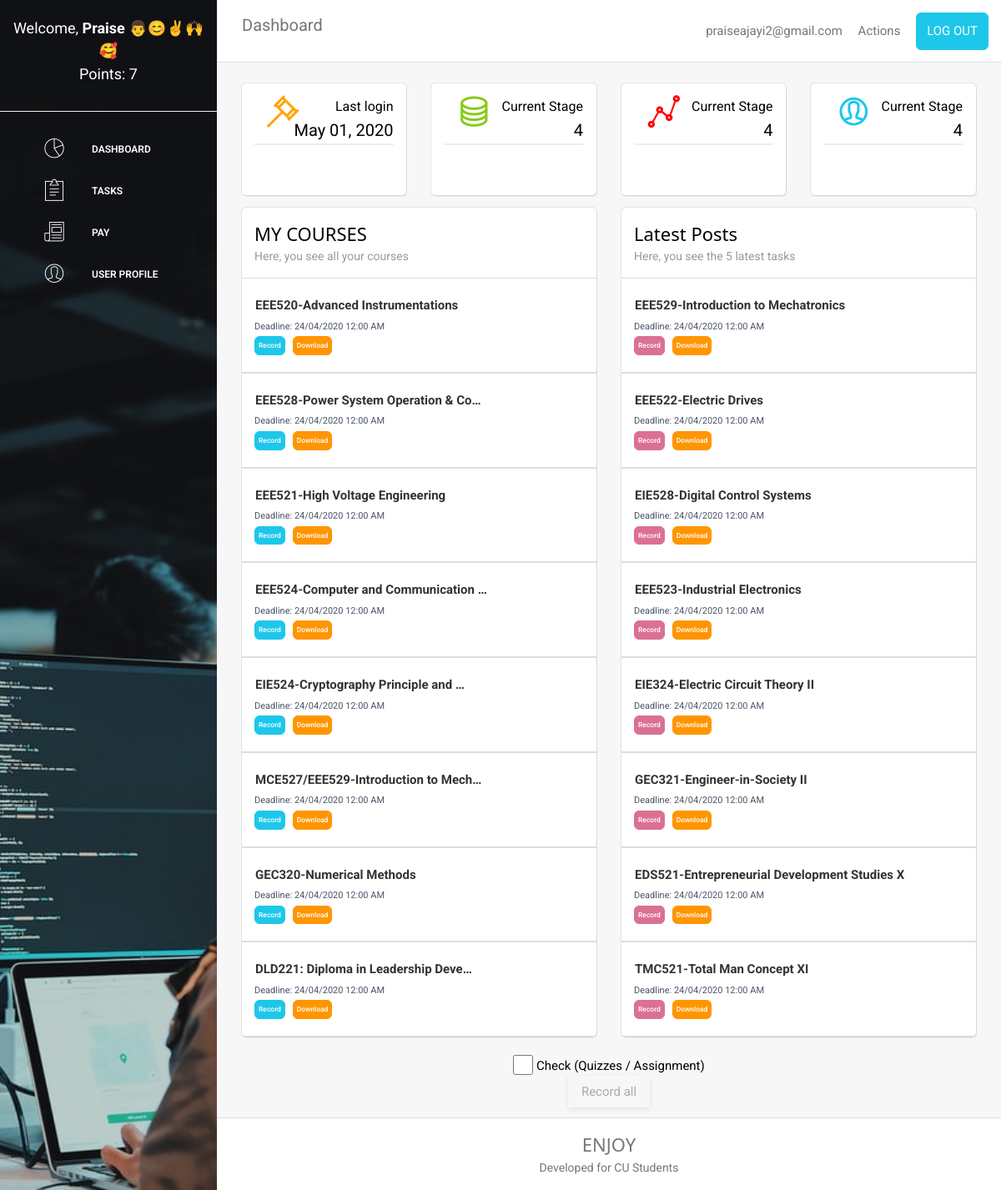
/student (signed in), run on an earlier commit of the app's database.
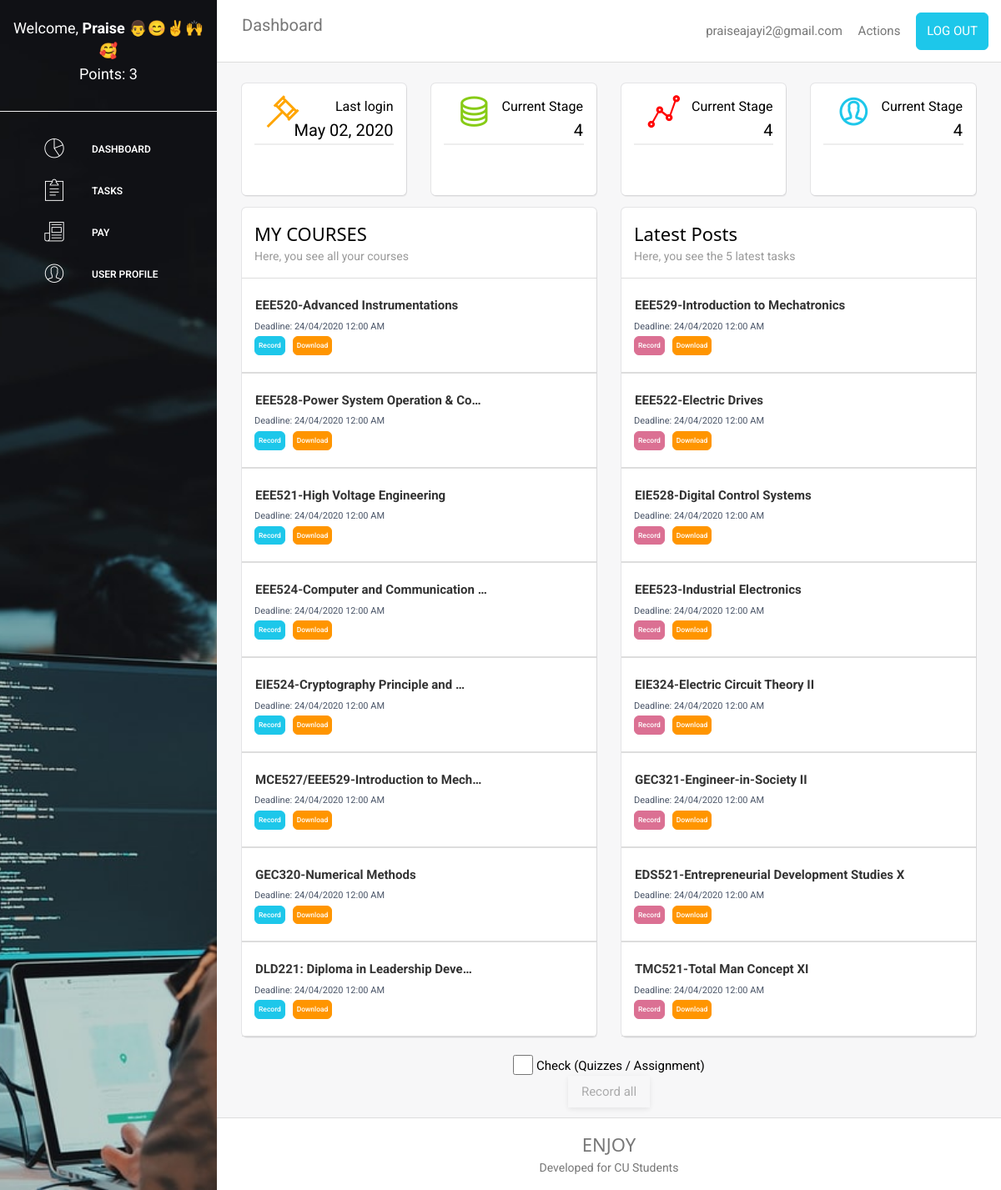
And on a later commit of the database.
### scraper/models.py (models this page shows, shortened)
class User(AbstractUser):
    username = models.CharField(max_length=20, unique=False)
    email = models.EmailField(_('email address'), unique=True)
    USERNAME_FIELD = 'email'
    REQUIRED_FIELDS = ["username"]
    objects = CustomUserManager()

class UserProfile(models.Model):
    BASIC = 'BC'
    BIG_BOSS = 'BB'
    NONE = "NN"
    CHOICE_PLAN = [(BASIC, "BASIC"), (BIG_BOSS, "BIG BOSS"), (NONE,"NONE")]
    user = models.OneToOneField(User, on_delete=models.CASCADE)
    points = models.IntegerField(default=1)
    paid = models.BooleanField(default=False)
    plan = models.CharField(max_length=2, choices=CHOICE_PLAN, default=NONE)

class Course(models.Model):
    user = models.ForeignKey(User, on_delete=models.CASCADE)
    course_name = models.CharField(max_length=80)
    course_url = models.URLField(max_length=1500)
    refresh_time = models.DateTimeField(default=timezone.now)

### scraper/views.py (the view)
# urls.py: path("student", views.student, name="student"),
@login_required()
def student(request):
    user = request.user
    if request.POST:
        form = MoodleDetailsForm(request.POST)
        if form.is_valid():
            username = form.cleaned_data["matric_num"]
            password = form.cleaned_data["password"]
            context = {}
            try:
                MoodleDetails.objects.get(user=user)
            except MoodleDetails.DoesNotExist:
                MoodleDetails.objects.create(user=user, username=username, password=password)
                person, error = create_session(request)
                if "invalid" in error:
                    print(f"Invalid login : {error}" )
                    context["error"] = error
                    return render(request, "scraper/student.html", context)
                details = person.get_course_links()
                for index in range(0, len(details), 2):
                    Course.objects.create(user=user, course_name=details[index+1], course_url=details[index])
    else:
        form = MoodleDetailsForm()
    user_courses = Course.objects.filter(user=user)
    user_course_one = [course for course in user_courses[::2]]
    user_course_two = [course for course in user_courses[1::2]]
    last_login = user.last_login.strftime("%b %d, %Y")
    context = {
        "course_one":user_course_one,
        "course_two":user_course_two,
        "user": user,
        "form":form,
        "last_login":last_login,
    }
    return render(request, "scraper/student.html", context)

### scraper/forms.py
class MoodleDetailsForm(forms.ModelForm):
    matric_num = forms.CharField(widget=forms.TextInput(attrs={'class': "w3-input w3-border w3-margin-bottom w3-round", "placeholder":"Matric Number"}))
    password = forms.CharField(widget=forms.PasswordInput(attrs={"class":"w3-input w3-border w3-round","placeholder":"Password"}))
    class Meta:
        model = MoodleDetails
        fields = ("matric_num", "password")

### templates/scraper/student.html (shortened to what this page needs)
{%extends "base.html"%}
{%load static%}
{%block content%}
<body>
    <div class="sidenav" id="sidenav">
        <div class="sidehead" id="sidehead1" style="color:white; text-align:center; padding:10px 15px;font-size:18px">
            <span>Welcome, <strong>{{user.username}} 👨😊✌🙌🥰</strong></span><br>
            <p>Points: {%if user.userprofile.paid %} Unlimited {%else %} {{user.userprofile.points}}{%endif%}</p>
        </div>
        <hr>
        <div class="sidehead" id="sidehead2">
            <ul>
                <li><a href="#" style="padding:10px 15px"><i class="pe-7s-graph"></i> DASHBOARD</a></li>
                <li><a href="#" style="padding:10px 15px"><i class="pe-7s-note2"></i>TASKS</a></li>
                <li class="pay"><a href="#" style="padding:10px 15px"><i class="pe-7s-news-paper"></i>PAY</a></li>
                <li><a href="#" style="padding:10px 15px"><i class="pe-7s-user"></i>USER PROFILE</a></li>
            </ul>
        </div>
    </div>
    <div class="main" id="main">
        <div class="navbar">
            <div class="row navelem">
                <div class="navtext quarter">Dashboard</div>
                <div class="othnav rest">
                    <ul style="margin:0; float: right;">
                        <li>{{user.email}}</li>
                        <li>Actions </li>
                        <li><button class="btn blue" onclick="location.href='{%url 'logout'%}'" type="submit">LOG
                                OUT</button> </li>
                    </ul>
                </div>
            </div>
        </div>
        <div class="mainblrbs">
            <div class="details row">
                <div class="row">
                    <div class="quarter">
                        <div class="blurbs pd15">
                            <div class="row" style="padding-bottom: 25px;">
                                <div class="md12">
                                    <div class="icon quarter"><i class="pe-7s-hammer"
                                            style="color:orange; font-size: 40px; font-weight: 700;"></i>
                                    </div>
                                    <div class="blb-text rest">
                                        <p style="font-size: 16px;">Last login</p>
                                        <p class="blurb-num">{{last_login}}</p>
                                    </div>
                                </div>
                                <hr>
                            </div>
                        </div>
                    </div>
                    <div class="quarter">
                        <div class="blurbs pd15">
                            <div class="row" style="padding-bottom: 25px;">
                                <div class="md12">
                                    <div class="icon quarter"><i class="pe-7s-server"
                                            style="color:#87cb16!important; font-size: 40px; font-weight: 700;"></i>
                                    </div>
                                    <div class="blb-text rest">
                                        <p style="font-size: 16px;">Current Stage</p>
                                        <p class="blurb-num">4</p>
                                    </div>
                                </div>
                                <hr>
                            </div>
                        </div>
                    </div>
                    <div class="quarter">
                        <div class="blurbs pd15">
                            <div class="row" style="padding-bottom: 25px;">
                                <div class="md12">
                                    <div class="icon quarter"><i class="pe-7s-graph1"
                                            style="color:red; font-size: 40px; font-weight: 700;"></i>
                                    </div>
                                    <div class="blb-text rest">
                                        <p style="font-size: 16px;">Current Stage</p>
                                        <p class="blurb-num">4</p>
                                    </div>
                                </div>
                                <hr>
                            </div>
                        </div>
                    </div>
                    <div class="quarter">
                        <div class="blurbs pd15">
                            <div class="row" style="padding-bottom: 25px;">
                                <div class="md12">
                                    <div class="icon quarter"><i class="pe-7s-user"
                                            style="color:#1dc7ea!important; font-size: 40px; font-weight: 700;"></i>
                                    </div>
                                    <div class="blb-text rest">
                                        <p style="font-size: 16px;">Current Stage</p>
                                        <p class="blurb-num">4</p>
                                    </div>
                                </div>
                                <hr>
                            </div>
                        </div>
                    </div>
                </div>
            </div>
            <div class="pstsk row">
                {%if course_one%}
                <div class="row">
                    <div class="half pd-l20">
                        <div class="blurbs">
                            <div class="header pd15">
                                <h4 style="font-weight: 300;">MY COURSES</h4>
                                <p style="font-size: 14px;">Here, you see all your courses</p>
                            </div>
                            <div class="tasklist">
                                <ul>
                                    {%for course in course_one%}
                                    <li>
                                        <div class="listitem">
                                            <p id="{{course.id}}" course-url="{%url 'one_course' course.id %}"
                                                style="font-size: 1em;">
                                                <strong>{{course.course_name |truncatechars:35}}</strong>
                                            </p>
                                            <small>Deadline: 24/04/2020 12:00 AM</small>
                                            <div>
                                                <button class="blue badges recBtn" type="button"
                                                    id="{{course.id}}">Record</button>
                                                <button class=" orange badges"
                                                    onclick="location.href='{%url 'download' course.id %}';"
                                                    type="button">Download</button>
                                            </div>
                                        </div>
                                    </li>
                                    {%endfor%}
                                </ul>
                            </div>
                        </div>
                    </div>
                    <div class="half pd-l20">
                        <div class="blurbs ">
                            <div class="header pd15">
                                <h4 style="font-weight: 300;">Latest Posts</h4>
                                <p style="font-size: 14px;">Here, you see the 5 latest tasks</p>
                            </div>
                            <div class="tasklist">
                                <ul>
                                    {%for course in course_two%}
                                    <li>
                                        <div class="listitem">
                                            <p id="{{course.id}}" course-url="{%url 'one_course' course.id %}"
                                                style="font-size: 1em;">
                                                <strong>{{course.course_name |truncatechars:55}}</strong>
                                            </p>
                                            <small class="d">Deadline: 24/04/2020 12:00 AM</small>
                                            <div>
                                                <button class="closed badges recBtn" id="{{course.id}}"
                                                    type="button">Record</button>
                                                <button class="orange badges dwnBtn" id="{{course.id}}"
                                                    type="button">Download</button>
                                            </div>
                                        </div>
                                    </li>
                                    {%endfor%}
                                </ul>
                            </div>
                        </div>
                    </div>
                </div>
                {%endif%}
            </div>
        </div>
        {%if course_one or course_two %}
        <div class="w3-center  w3-margin-top">
            <form action="{% url 'all_course'%}" method="POST" id="post-form">
                <input type="checkbox" id="check" name="check-quiz" class="w3-check"> Check (Quizzes /
                Assignment)<br>
                <div {%if not user.userprofile.paid %}class="tooltip" {%endif%}>
                    <input class="w3-button  w3-card" value="Record all" type="submit" {%if not user.userprofile.paid%}
                        disabled {%endif%}>
                </div>
            </form>
        </div>
        {%endif%}
        <div class="footer">
            <h4>ENJOY</h4>
            <p>Developed for CU Students</a></p>
        </div>
    </div>
</body>
{%endblock content%}

### templates/base.html (shortened to what this page needs)
{%load static%}
<!DOCTYPE html>
<html>
<head>
    <link rel="stylesheet" type="text/css" href="{% static 'css/w3.css'%}">
    <link rel="stylesheet" type="text/css" href="{% static 'css/style.css'%}">
    <link rel="stylesheet" href="{%static 'fonts/pe-icon-7-stroke/css/pe-icon-7-stroke.css'%}">
</head>
<body>
    {%block content%} {%endblock content%}
</body>
</html>

### scraper/static/css/w3.css (style rules this page uses)
*,*:before,*:after { box-sizing:inherit }
html { -ms-text-size-adjust:100%;-webkit-text-size-adjust:100% }
body { margin:0 }
a { background-color:transparent }
b,strong { font-weight:bolder }
small { font-size:80% }
hr { box-sizing:content-box;height:0;overflow:visible }
button,input,select,textarea,optgroup { font:inherit;margin:0 }
button,input { overflow:visible }
button,select { text-transform:none }
button,[type=button],[type=reset],[type=submit] { -webkit-appearance:button }
[type=checkbox],[type=radio] { padding:0 }
html,body { font-family:Verdana,sans-serif;font-size:15px;line-height:1.5 }
html { overflow-x:hidden }
h4 { font-size:20px }
h1,h2,h3,h4,h5,h6 { font-family:"Segoe UI",Arial,sans-serif;font-weight:400;margin:10px 0 }
hr { border:0;border-top:1px solid #eee;margin:20px 0 }
a { color:inherit }
.w3-btn,.w3-button { border:none;display:inline-block;padding:8px 16px;vertical-align:middle;overflow:hidden;text-decoration:none;color:inherit;background-color:inherit;text-align:center;cursor:pointer;white-space:nowrap }
.w3-btn,.w3-button { -webkit-touch-callout:none;-webkit-user-select:none;-khtml-user-select:none;-moz-user-select:none;-ms-user-select:none;user-select:none }
.w3-disabled,.w3-btn:disabled,.w3-button:disabled { cursor:not-allowed;opacity:0.3 }
.w3-check,.w3-radio { width:24px;height:24px;position:relative;top:6px }
.w3-main,#main { transition:margin-left .4s }
.w3-card,.w3-card-2 { box-shadow:0 2px 5px 0 rgba(0,0,0,0.16),0 2px 10px 0 rgba(0,0,0,0.12) }
.w3-center { text-align:center!important }
.w3-margin-top { margin-top:16px!important }

What changed in the data, as far as the page shows it:
changed User "Praise": userprofile.points "7" → "3"; last_login "May 01, 2020" → "May 02, 2020"
